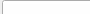
<?xml version='1.0' encoding='UTF-8'?> 
<ui version='4.0'>
 <class>Dialog</class>
 <widget class='QDialog' name='Dialog'>
      <property name='geometry'>
        <rect>
         <x>0</x>
         <y>0</y>
         <width>90</width>
         <height>14</height>
        </rect>
      </property>
  <property name='dl_cbsel'>
   <string>Dialog</string>
  </property>
      <widget class='QComboBox' name='IDC_COMBO1'>
      <property name='geometry'>
        <rect>
         <x>2</x>
         <y>0</y>
         <width>220</width>
         <height>175</height>
        </rect>
      </property>
      </widget>
      </widget>
   <resources/>
 <connections/>
</ui> 
